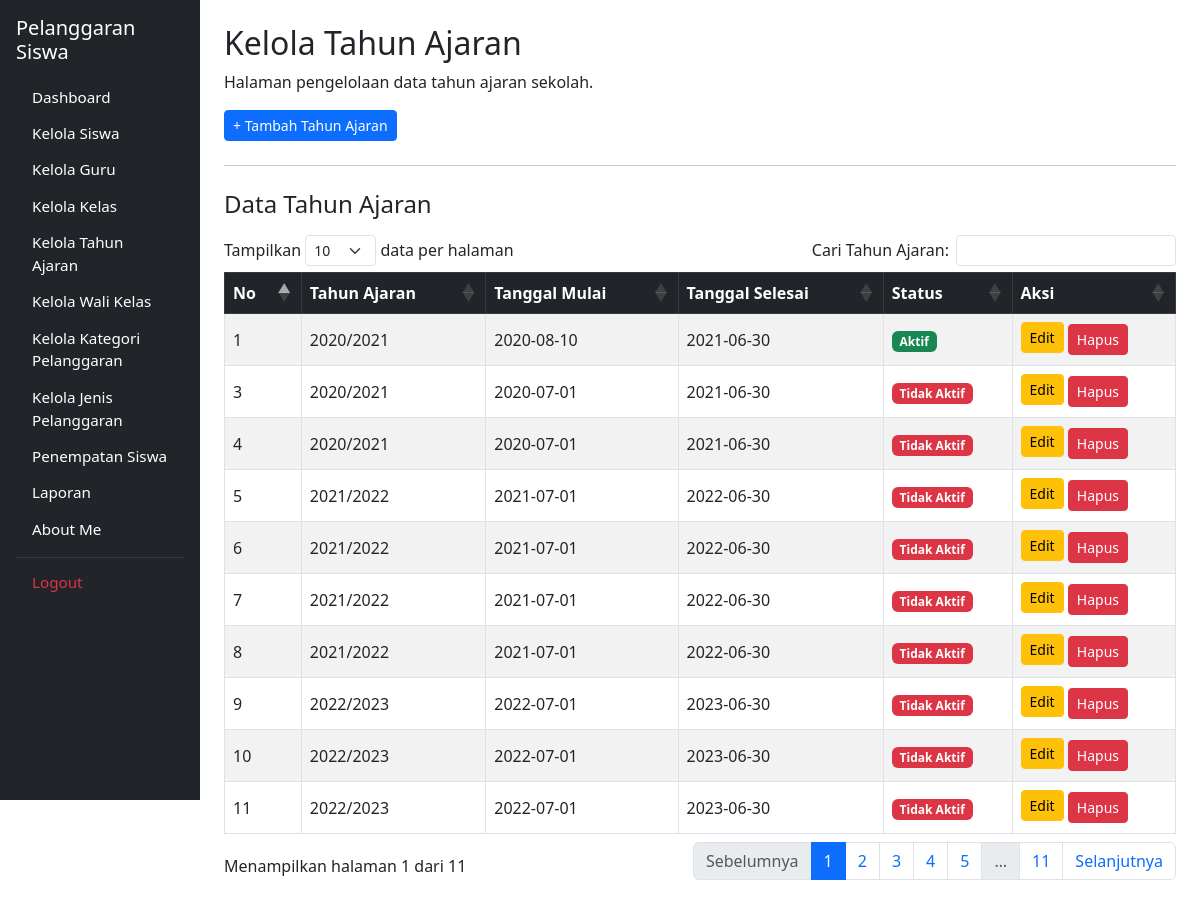
Page /kelola_tahun_ajaran.php (signed in) on the committed database.
### tables this page shows
CREATE TABLE `t_tahun_ajaran` (
  `id` int(11) NOT NULL,
  `nama` varchar(20) DEFAULT NULL,
  `tanggal_mulai` date NOT NULL,
  `tanggal_selesai` date NOT NULL,
  `status_aktif` tinyint(1) NOT NULL,
  `created_at` timestamp NOT NULL DEFAULT current_timestamp(),
  `updated_at` timestamp NOT NULL DEFAULT current_timestamp()
);

### kelola_tahun_ajaran.php (the view, shortened to what this page needs)
<?php
include 'config/koneksi.php';
$query = mysqli_query($koneksi, "
    SELECT * FROM t_tahun_ajaran
    ORDER BY id ASC
");
?>
<!DOCTYPE html>
<html lang="id">
<head>
    <link href="https://cdn.jsdelivr.net/npm/bootstrap@5.3.0/dist/css/bootstrap.min.css" rel="stylesheet">
    <link rel="stylesheet" href="https://cdn.datatables.net/1.13.6/css/dataTables.bootstrap5.min.css">
</head>
<body>
<div class="container-fluid">
    <div class="row">
        <div class="col-md-3 col-lg-2 bg-dark p-3 sidebar-sticky">
            <h4 class="text-white mb-3 fs-5">
                Pelanggaran Siswa
            </h4>
            <ul class="nav nav-pills flex-column">
                <li class="nav-item">
                    <a href="dashboard.php" class="nav-link text-white">Dashboard</a>
                </li>
                <li class="nav-item">
                    <a href="kelola_siswa.php" class="nav-link text-white">Kelola Siswa</a>
                </li>
                <li class="nav-item">
                    <a href="kelola_guru.php" class="nav-link text-white">Kelola Guru</a>
                </li>
                <li class="nav-item">
                    <a href="kelola_kelas.php" class="nav-link text-white">Kelola Kelas</a>
                </li>
                <li class="nav-item">
                    <a href="kelola_tahun_ajaran.php" class="nav-link btn btn-primary text-white text-start">Kelola Tahun Ajaran</a>
                </li>
                <li class="nav-item">
                    <a href="kelola_wali_kelas.php" class="nav-link text-white">Kelola Wali Kelas</a>
                </li>
                <li class="nav-item">
                    <a href="kelola_kategori_pelanggaran.php" class="nav-link text-white">Kelola Kategori Pelanggaran</a>
                </li>
                <li class="nav-item">
                    <a href="kelola_jenis_pelanggaran.php" class="nav-link text-white">Kelola Jenis Pelanggaran</a>
                </li>
                <li class="nav-item">
                    <a href="penempatan_siswa.php" class="nav-link text-white">Penempatan Siswa</a>
                </li>
                <li class="nav-item">
                    <a href="pelanggaran.php" class="nav-link text-white">Laporan</a>
                </li>
                <li class="nav-item">
                    <a href="tentang_saya.php" class="nav-link text-white">About Me</a>
                </li>
                <hr class="text-secondary my-2">
                <li class="nav-item">
                    <a href="logout.php" class="nav-link text-danger">Logout</a>
                </li>
            </ul>
        </div>
        <main class="col-md-9 col-lg-10 p-4">
            <h2>Kelola Tahun Ajaran</h2>
            <p>Halaman pengelolaan data tahun ajaran sekolah.</p>
            <div class="mb-3">
                <a href="tambah_tahun_ajaran.php" class="btn btn-primary btn-sm">+ Tambah Tahun Ajaran</a>
            </div>
            <hr class="my-4">
            <h4 class="mb-3">Data Tahun Ajaran</h4>
            <div class="table-responsive">
                <table id="tabelTahunAjaran" class="table table-bordered table-striped align-middle" style="width:100%">
                    <thead class="table-dark">
                        <tr>
                            <th>No</th>
                            <th>Tahun Ajaran</th>
                            <th>Tanggal Mulai</th>
                            <th>Tanggal Selesai</th>
                            <th>Status</th>
                            <th>Aksi</th>
                        </tr>
                    </thead>
                    <tbody>
                        <?php
                        if ($query && mysqli_num_rows($query) > 0) {
                            while ($row = mysqli_fetch_assoc($query)) {
                        ?>
                            <tr>
                                <td><?= htmlspecialchars($row['id']); ?></td>
                                <td><?= htmlspecialchars($row['nama']); ?></td>
                                <td><?= htmlspecialchars($row['tanggal_mulai']); ?></td>
                                <td><?= htmlspecialchars($row['tanggal_selesai']); ?></td>
                                <td>
                                    <?php
                                    if (isset($row['status_aktif']) && $row['status_aktif'] == 1) {
                                        echo '<span class="badge bg-success">Aktif</span>';
                                    } else {
                                        echo '<span class="badge bg-danger">Tidak Aktif</span>';
                                    }
                                    ?>
                                </td>
                                <td>
                                    <a href="edit_tahun_ajaran.php?id=<?= (int) $row['id']; ?>" class="btn btn-warning btn-sm mb-1">Edit</a>
                                    <a href="hapus_tahun_ajaran.php?id=<?= (int) $row['id']; ?>"
                                       class="btn btn-danger btn-sm"
                                       onclick="return confirm('Yakin ingin menghapus tahun ajaran ini?')">
                                        Hapus
                                    </a>
                                </td>
                            </tr>
                        <?php
                            }
                        }
                        ?>
                    </tbody>
                </table>
            </div>
        </main>
    </div>
</div>
</body>
</html>

### kelola_tahun_ajaran.php (style rules this page uses)
.sidebar-sticky { position: sticky; top: 0; height: 100vh; overflow-y: auto; }
.sidebar-sticky .nav-link { padding-top: 0.35rem !important; padding-bottom: 0.35rem !important; font-size: 0.95rem; }
.sidebar-sticky .nav-item { margin-bottom: 0.15rem !important; }

### rows in the picture
t_tahun_ajaran: id "1", nama "2020/2021", tanggal_mulai "2020-08-10", tanggal_selesai "2021-06-30", status_aktif "Aktif"
t_tahun_ajaran: id "3", nama "2020/2021", tanggal_mulai "2020-07-01", tanggal_selesai "2021-06-30", status_aktif "Tidak Aktif"
t_tahun_ajaran: id "4", nama "2020/2021", tanggal_mulai "2020-07-01", tanggal_selesai "2021-06-30", status_aktif "Tidak Aktif"
t_tahun_ajaran: id "5", nama "2021/2022", tanggal_mulai "2021-07-01", tanggal_selesai "2022-06-30", status_aktif "Tidak Aktif"
t_tahun_ajaran: id "6", nama "2021/2022", tanggal_mulai "2021-07-01", tanggal_selesai "2022-06-30", status_aktif "Tidak Aktif"
t_tahun_ajaran: id "7", nama "2021/2022", tanggal_mulai "2021-07-01", tanggal_selesai "2022-06-30", status_aktif "Tidak Aktif"
t_tahun_ajaran: id "8", nama "2021/2022", tanggal_mulai "2021-07-01", tanggal_selesai "2022-06-30", status_aktif "Tidak Aktif"
t_tahun_ajaran: id "9", nama "2022/2023", tanggal_mulai "2022-07-01", tanggal_selesai "2023-06-30", status_aktif "Tidak Aktif"
t_tahun_ajaran: id "10", nama "2022/2023", tanggal_mulai "2022-07-01", tanggal_selesai "2023-06-30", status_aktif "Tidak Aktif"
t_tahun_ajaran: id "11", nama "2022/2023", tanggal_mulai "2022-07-01", tanggal_selesai "2023-06-30", status_aktif "Tidak Aktif"
